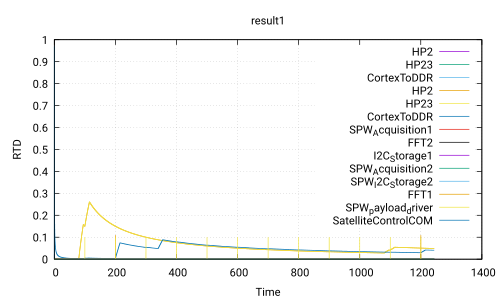

Write gnuplot code to recreate this figure.
 set title 'result1'
 set ylabel 'RTD'
 set xlabel 'Time'
 set grid
 set term pdf
 set output 'Use_case_DoubleCamera_noSafety.ATIPPIC0.executable340.0_20.0.pdf'
 plot 'Use_case_DoubleCamera_noSafety.ATIPPIC0.executable340.0_20.0.csv' using 1:2 with lines title 'HP2','Use_case_DoubleCamera_noSafety.ATIPPIC0.executable340.0_20.0.csv' using 1:3 with lines title 'HP23','Use_case_DoubleCamera_noSafety.ATIPPIC0.executable340.0_20.0.csv' using 1:4 with lines title 'CortexToDDR','Use_case_DoubleCamera_noSafety.ATIPPIC0.executable340.0_20.0.csv' using 1:5 with lines title 'HP2','Use_case_DoubleCamera_noSafety.ATIPPIC0.executable340.0_20.0.csv' using 1:6 with lines title 'HP23','Use_case_DoubleCamera_noSafety.ATIPPIC0.executable340.0_20.0.csv' using 1:7 with lines title 'CortexToDDR','Use_case_DoubleCamera_noSafety.ATIPPIC0.executable340.0_20.0.csv' using 1:8 with lines title 'SPW_Acquisition1','Use_case_DoubleCamera_noSafety.ATIPPIC0.executable340.0_20.0.csv' using 1:9 with lines title 'FFT2','Use_case_DoubleCamera_noSafety.ATIPPIC0.executable340.0_20.0.csv' using 1:10 with lines title 'I2C_Storage1','Use_case_DoubleCamera_noSafety.ATIPPIC0.executable340.0_20.0.csv' using 1:11 with lines title 'SPW_Acquisition2','Use_case_DoubleCamera_noSafety.ATIPPIC0.executable340.0_20.0.csv' using 1:12 with lines title 'SPW_I2C_Storage2','Use_case_DoubleCamera_noSafety.ATIPPIC0.executable340.0_20.0.csv' using 1:13 with lines title 'FFT1','Use_case_DoubleCamera_noSafety.ATIPPIC0.executable340.0_20.0.csv' using 1:14 with lines title 'SPW_payload_driver','Use_case_DoubleCamera_noSafety.ATIPPIC0.executable340.0_20.0.csv' using 1:15 with lines title 'SatelliteControlCOM'
